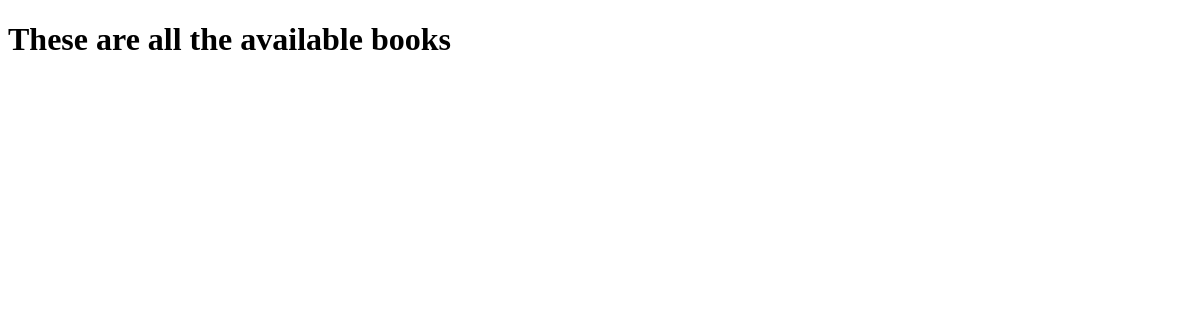
Before: / with the older database file.
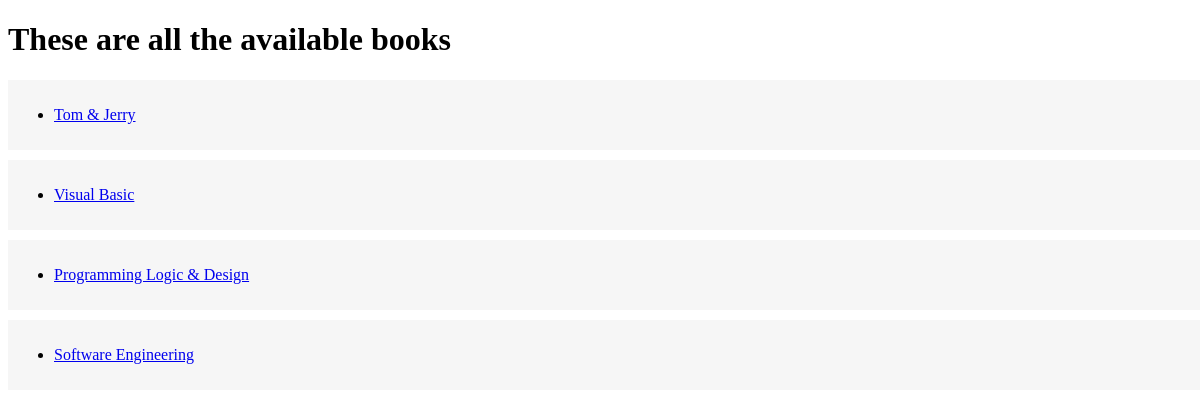
After: the same page with the newer database file.
### home/models.py (models this page shows)
class Book(models.Model):
    bookTitle = models.CharField(max_length=255)
    bookIsbn_Number = models.IntegerField()
    bookDatePublished = models.DateField()
    author = models.CharField(max_length=255)
    category = models.CharField(max_length=255)
    borrower = models.ForeignKey("Borrower", on_delete=models.CASCADE)
    def __str__(self):
        return str(self.bookTitle)

### home/views.py (the view)
# urls.py: path('', views.allbooks, name='allbooks'),
def allbooks(request):
    books = Book.objects.all()
    context = {
    "books":books
    }
    return render(request, 'home.html', context)

### templates/home.html
{% extends 'base.html' %}
{% load static %}
{% block content %}
    <h1>These are all the available books</h1>
       {% for book in books %}
       <div class="book">
            <ul>
                <li>
                <a href=" /{{ book.pk }}/  ">{{ book }}</a>
                </li>
            </ul>
        </div>
         {% endfor %}
{% endblock %}

### templates/base.html (shortened to what this page needs)
{% load static %}
<!DOCTYPE html>
<html>
<head>
</head>
<body>
{% block content %}
{% endblock content %}
</body>
</html>

### templates/base.html (style rules this page uses)
.book { padding-top: 10px; padding-bottom: 10px; padding-left: 6px; padding-right: 6px; margin-top: 10px; background-color: #f6f6f6; width: 100%; }

Changed rows visible on the page:
added Book: bookTitle "Tom & Jerry"
added Book: bookTitle "Visual Basic"
added Book: bookTitle "Programming Logic & Design"
added Book: bookTitle "Software Engineering"
